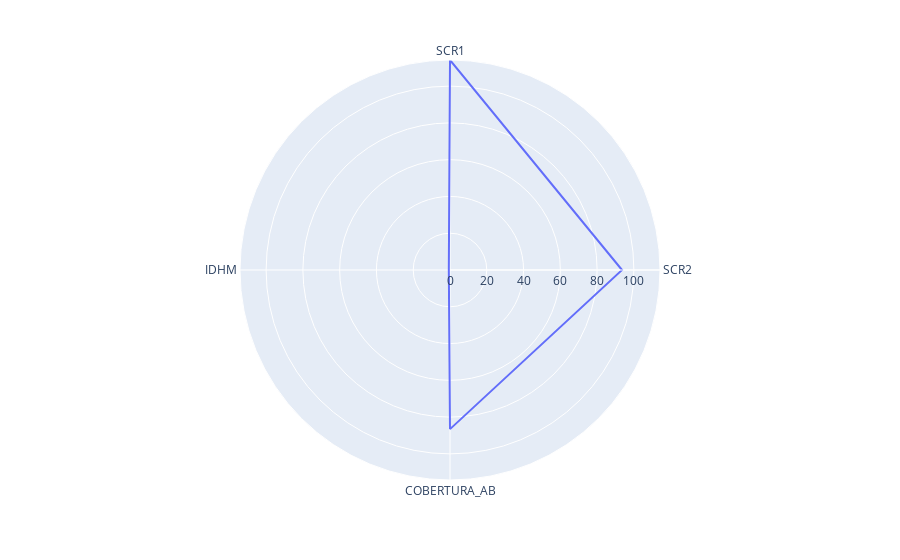

Notebook cell for this chart:
### Code cell
df_radar = pd.DataFrame(
    df[ df['UF'] == 'Rondonia' ].agg({'SCR1': np.median, 'SCR2': np.median, 'COBERTURA_AB': np.median, 'IDHM': np.median}).reset_index()
)
df_radar.columns = ['var', 'vl']

fig = px.line_polar(df_radar, r='vl', theta='var', line_close=True)
fig.show()

### Figure 1 — Plotly figure (JSON) as saved in the notebook; plotly's stock layout.template omitted (floating-point values rounded to 4 significant figures)
{"data": [{"hovertemplate": "vl=%{r}<br>var=%{theta}<extra></extra>", "legendgroup": "", "line": {"color": "#636efa", "dash": "solid"}, "mode": "lines", "name": "", "r": [114.2, 93.55, 86.52, 0.643, 114.2], "showlegend": false, "subplot": "polar", "theta": ["SCR1", "SCR2", "COBERTURA_AB", "IDHM", "SCR1"], "type": "scatterpolar"}], "layout": {"legend": {"tracegroupgap": 0}, "margin": {"t": 60}, "polar": {"angularaxis": {"direction": "clockwise", "rotation": 90}, "domain": {"x": [0, 1], "y": [0, 1]}}}}
